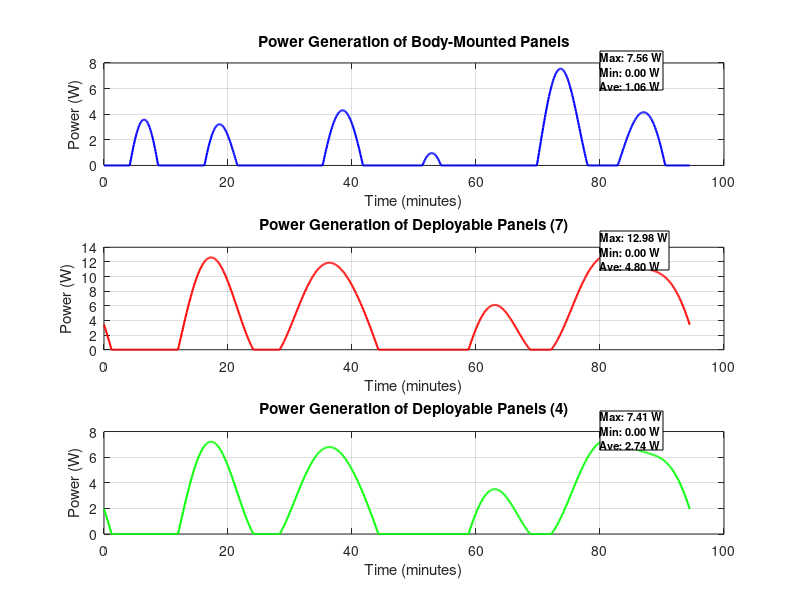
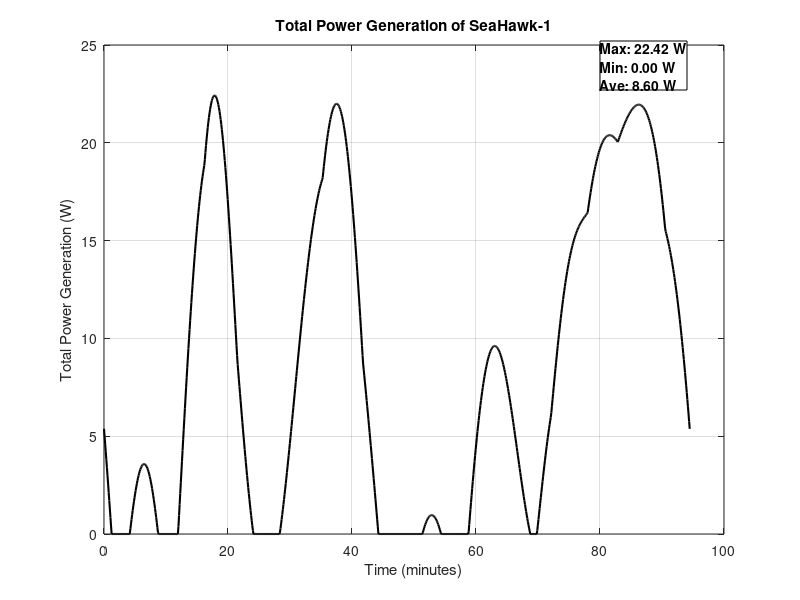

Recreate these plots in MATLAB, in order.
clc;
clear;
close all;

% --- CubeSat Parameters ---
% Deployable solar panels
A_deploy_7 = 0.0182; % Area of deployable panel with 7 solar panels (m^2)
A_deploy_4 = 0.0104; % Area of deployable panel with 4 solar panels (m^2)
eta_7 = 0.267; % Efficiency of panels with 7 cells
eta_4 = 0.267; % Efficiency of panels with 4 cells

% Body-mounted solar panels
A_body_side = 0.0104; % Area of each body-mounted panel (m^2)
eta_body = 0.267; % Efficiency of body-mounted panels

G = 1380.69; % Solar irradiance in space (W/m^2)
L = 0.3 * 0.082 * cos(90); % Length of deployable panel (m)

% --- Orbital Parameters ---
altitude = 500e3; % Altitude of CubeSat (500 km)
Re = 6371e3; % Earth's radius (m)
T_orbit = 2*pi*sqrt((Re+altitude)^3/3.986e14); % Orbital period (s)
t = linspace(0, T_orbit, 1000); % Time vector
omega = 2*pi/T_orbit; % Orbital angular velocity (rad/s)

% --- Sun Vector (Earth-Centered Inertial) ---
i = 98.6; % Inclination angle (sun-synchronous)
dec = 23.5; % Sun declination angle (Earth axial tilt)

P_gen_body = zeros(size(t));
P_gen_deploy_7 = zeros(size(t));
P_gen_deploy_4 = zeros(size(t));
P_total = zeros(size(t));

% --- CubeSat Fixed Tilt Angle ---
tilt_angle = 98.73; % Tilt angle of CubeSat (degrees)
R_tilt = [cosd(tilt_angle) 0 sind(tilt_angle); 0 1 0; -sind(tilt_angle) 0 cosd(tilt_angle)];

% --- Simulate CubeSat Attitude Dynamics ---
omega_roll = 2*pi/(T_orbit/4);
omega_pitch = 2*pi/(T_orbit/3);
omega_yaw = 2*pi/(T_orbit/2);

for k = 1:length(t)
    theta = omega * t(k);
    r = [cos(theta); sin(theta); 0];

    Sun_ECI = [cos(0) * cosd(dec); sind(0) * cosd(dec); sind(dec)];
    Sun_ECI = Sun_ECI / norm(Sun_ECI);

    R_roll = [1 0 0; 0 cos(omega_roll*t(k)) -sin(omega_roll*t(k)); 0 sin(omega_roll*t(k)) cos(omega_roll*t(k))];
    R_pitch = [cos(omega_pitch*t(k)) 0 sin(omega_pitch*t(k)); 0 1 0; -sin(omega_pitch*t(k)) 0 cos(omega_pitch*t(k))];
    R_yaw = [cos(omega_yaw*t(k)) -sin(omega_yaw*t(k)) 0; sin(omega_yaw*t(k)) cos(omega_yaw*t(k)) 0; 0 0 1];

    R_attitude = R_roll * R_pitch * R_yaw * R_tilt;

    Rz = [cos(theta) -sin(theta) 0; sin(theta) cos(theta) 0; 0 0 1];
    Sun_body = R_attitude * (Rz * Sun_ECI);

    P_gen_body(k) = 2 * A_body_side * G * eta_body * max(0, Sun_body(3));
    P_gen_deploy_7(k) = 2 * A_deploy_7 * G * eta_7 * max(0, Sun_body(1));
    P_gen_deploy_4(k) = 2 * A_deploy_4 * G * eta_4 * max(0, Sun_body(1));

    P_total(k) = P_gen_body(k) + P_gen_deploy_7(k) + P_gen_deploy_4(k);
end

% --- Plot Individual Power Generation ---
figure;

% --- Body Panels ---
subplot(3,1,1);
plot(t/60, P_gen_body, 'b', 'LineWidth', 1.5);
xlabel('Time (minutes)');
ylabel('Power (W)');
title('Power Generation of Body-Mounted Panels');
grid on;

% Display stats neatly in the upper-right corner
max_body = max(P_gen_body);
min_body = min(P_gen_body);
avg_body = mean(P_gen_body);
annotation('textbox', [0.75, 0.85, 0.1, 0.1], 'String', ...
    sprintf('Max: %.2f W\nMin: %.2f W\nAve: %.2f W', max_body, min_body, avg_body), ...
    'FontSize', 8, 'FontWeight', 'bold', 'BackgroundColor', 'white');

% --- Deployable Panels (7) ---
subplot(3,1,2);
plot(t/60, P_gen_deploy_7, 'r', 'LineWidth', 1.5);
xlabel('Time (minutes)');
ylabel('Power (W)');
title('Power Generation of Deployable Panels (7)');
grid on;

% Display stats neatly in the upper-right corner
max_deploy_7 = max(P_gen_deploy_7);
min_deploy_7 = min(P_gen_deploy_7);
avg_deploy_7 = mean(P_gen_deploy_7);
annotation('textbox', [0.75, 0.55, 0.1, 0.1], 'String', ...
    sprintf('Max: %.2f W\nMin: %.2f W\nAve: %.2f W', max_deploy_7, min_deploy_7, avg_deploy_7), ...
    'FontSize', 8, 'FontWeight', 'bold', 'BackgroundColor', 'white');

% --- Deployable Panels (4) ---
subplot(3,1,3);
plot(t/60, P_gen_deploy_4, 'g', 'LineWidth', 1.5);
xlabel('Time (minutes)');
ylabel('Power (W)');
title('Power Generation of Deployable Panels (4)');
grid on;

% Display stats neatly in the upper-right corner
max_deploy_4 = max(P_gen_deploy_4);
min_deploy_4 = min(P_gen_deploy_4);
avg_deploy_4 = mean(P_gen_deploy_4);
annotation('textbox', [0.75, 0.25, 0.1, 0.1], 'String', ...
    sprintf('Max: %.2f W\nMin: %.2f W\nAve: %.2f W', max_deploy_4, min_deploy_4, avg_deploy_4), ...
    'FontSize', 8, 'FontWeight', 'bold', 'BackgroundColor', 'white');

% --- Plot Total Power Generation ---
figure;
plot(t/60, P_total, 'k', 'LineWidth', 1.5);
xlabel('Time (minutes)');
ylabel('Total Power Generation (W)');
title('Total Power Generation of SeaHawk-1');
grid on;

% Display stats neatly in the upper-right corner
max_total = max(P_total);
min_total = min(P_total);
avg_total = mean(P_total);
annotation('textbox', [0.75, 0.85, 0.1, 0.1], 'String', ...
    sprintf('Max: %.2f W\nMin: %.2f W\nAve: %.2f W', max_total, min_total, avg_total), ...
    'FontSize', 10, 'FontWeight', 'bold', 'BackgroundColor', 'white');

% --- Display Results in Command Window ---
disp(['Max Power Generated: ', num2str(max_total), ' W']);
disp(['Min Power Generated: ', num2str(min_total), ' W']);
disp(['Ave Power Generated: ', num2str(avg_total), ' W']);
